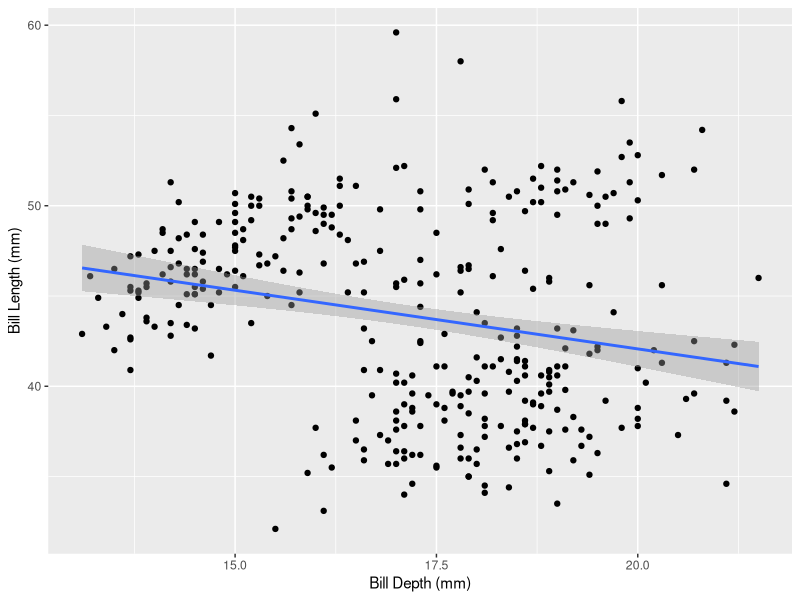

Recreate this plot in R.
## ---- chunk 1
#| include: false

library(tidyverse)
library(palmerpenguins)
## ---- chunk 2
#| message: false
#| warning: false
library(palmerpenguins)

penguins %>%
  ggplot(aes(x = bill_depth_mm, y = bill_length_mm)) +
  geom_point() +
  stat_smooth(method = "lm") + 
  labs(x = "Bill Depth (mm)", 
       y = "Bill Length (mm)")
## ---- chunk 3
my_model <- penguins %>%
  lm(bill_length_mm ~ bill_depth_mm, data = .)
## ---- chunk 4
my_model
## ---- chunk 5
summary(my_model)
## ---- chunk 6
broom::tidy(my_model) 
## ---- chunk 7
broom::glance(my_model)
## ---- chunk 8
my_model_2 <- penguins %>%
  lm(bill_length_mm ~ bill_depth_mm*species, data = .)
